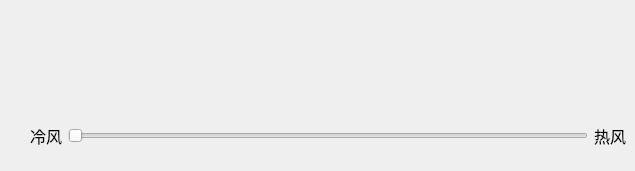
            <widget class="QWidget" name="tab_tempature">
             <attribute name="title">
              <string>页</string>
             </attribute>
             <widget class="QWidget" name="layoutWidget">
              <property name="geometry">
               <rect>
                <x>30</x>
                <y>110</y>
                <width>596</width>
                <height>52</height>
               </rect>
              </property>
              <layout class="QHBoxLayout" name="horizontalLayout_21">
               <item>
                <widget class="QLabel" name="label_19">
                 <property name="maximumSize">
                  <size>
                   <width>41</width>
                   <height>16777215</height>
                  </size>
                 </property>
                 <property name="font">
                  <font>
                   <pointsize>12</pointsize>
                  </font>
                 </property>
                 <property name="text">
                  <string>冷风</string>
                 </property>
                </widget>
               </item>
               <item>
                <widget class="QSlider" name="horizontalSlider_cold_hot">
                 <property name="minimumSize">
                  <size>
                   <width>500</width>
                   <height>50</height>
                  </size>
                 </property>
                 <property name="orientation">
                  <enum>Qt::Horizontal</enum>
                 </property>
                </widget>
               </item>
               <item>
                <widget class="QLabel" name="label_20">
                 <property name="maximumSize">
                  <size>
                   <width>41</width>
                   <height>16777215</height>
                  </size>
                 </property>
                 <property name="font">
                  <font>
                   <pointsize>12</pointsize>
                  </font>
                 </property>
                 <property name="text">
                  <string>热风</string>
                 </property>
                </widget>
               </item>
              </layout>
             </widget>
            </widget>
